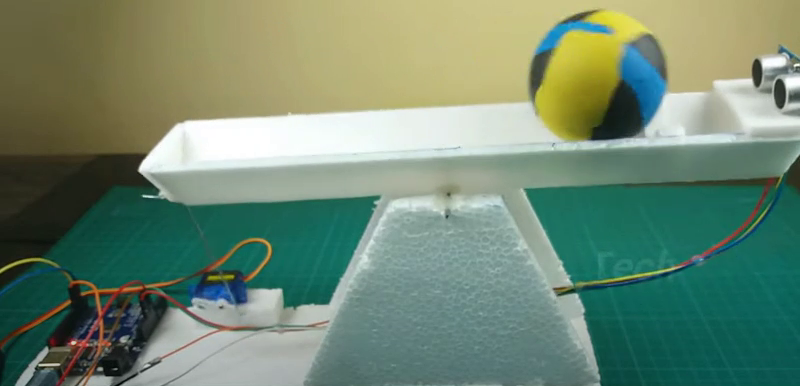
#> input picture frame 32 of PID ball balance.mp4, 800 x 386 px
$ python graph.py
#> lines starting #> are read from the running program, lines starting #| are printed output that depends on the picture; after the words box and inside, x2 and y2 are one past the last pixel; in counts of white or black regions, pixels touching at a corner belong together
import cv2
import numpy as np
import matplotlib.pyplot as plt
from scipy.signal import savgol_filter

# Load the video
video_path = "/mnt/data/PID ball balance.mp4"
cap = cv2.VideoCapture(video_path)

# Check if the video opened successfully
if not cap.isOpened():
    raise ValueError("Error opening video file")

# Parameters for ball detection (may need adjustments)
lower_hsv = np.array([0, 100, 100])  # Adjust based on ball color
upper_hsv = np.array([10, 255, 255])

positions = []  # To store (x, y) positions of the ball
frame_count = 0

while True:
    ret, frame = cap.read()
#> frame is the input picture: shape (386, 800, 3); mean B, G, R 113.5, 135.6, 111.5
    if not ret:
        break  # End of video

    frame_count += 1

    # Convert frame to HSV for better color detection
    hsv = cv2.cvtColor(frame, cv2.COLOR_BGR2HSV)
#> hsv: shape (386, 800, 3); mean H, S, V 61.1, 102.4, 139

    # Create a mask to detect the ball based on color
    mask = cv2.inRange(hsv, lower_hsv, upper_hsv)
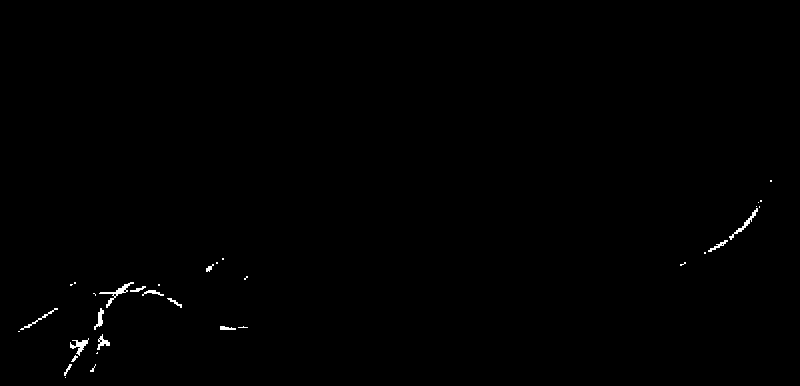
#> mask: shape (386, 800); 0.36% white in thin lines or dots, all inside (x1, y1, x2, y2) = (18, 180, 772, 378)

    # Find contours
    contours, _ = cv2.findContours(mask, cv2.RETR_EXTERNAL, cv2.CHAIN_APPROX_SIMPLE)
#> contours = 33 contours, 22 with area under 20; largest, box (x1, y1, x2, y2) and area: (99, 282, 134, 308) 115, (70, 338, 89, 356) 89, (729, 208, 758, 240) 82, (94, 308, 104, 330) 64, (97, 334, 110, 350) 62

    if contours:
        # Assume the largest contour is the ball
        c = max(contours, key=cv2.contourArea)
#> c = contour of 68 points, box (x1, y1, x2, y2) (99, 282, 134, 308), area 115
        M = cv2.moments(c)
#> M = moments, m00 115, centre m10/m00, m01/m00 = (117.3, 292.2)

        if M["m00"] != 0:
            cx = int(M["m10"] / M["m00"])
#> cx = 117
            cy = int(M["m01"] / M["m00"])
#> cy = 292
            positions.append((frame_count, cx, cy))

cap.release()

# Convert data to numpy array for plotting
positions = np.array(positions)
frame_indices, x_positions, y_positions = positions.T

# Apply a smoothing filter (Savitzky-Golay) for local linearization of y_positions
smoothed_y = savgol_filter(y_positions, window_length=11, polyorder=2)  # Adjust window as needed

# Plot the refined trajectory
plt.figure(figsize=(8, 5))
plt.plot(frame_indices, smoothed_y, label="Posição Y (suavizada)", color='r')
plt.xlabel("Quadro")
plt.ylabel("Posição Y (pixels)")
plt.title("Trajetória da Bola ao Longo do Tempo")
plt.legend()
plt.grid()
plt.show()

$ run again, starting later in the video
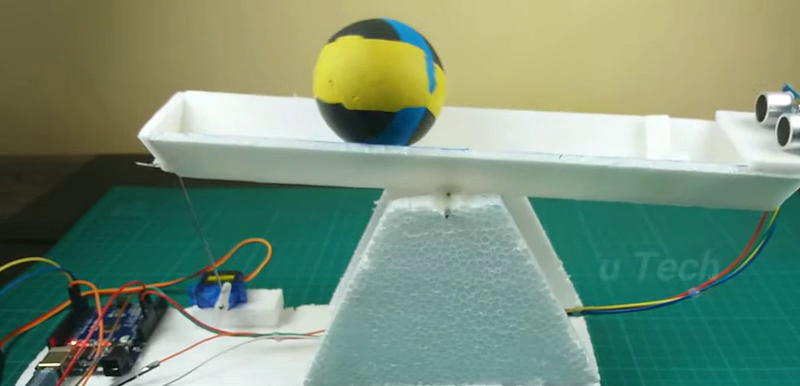
#> input picture frame 144 of PID ball balance.mp4, 800 x 386 px
#> frame is the input picture: shape (386, 800, 3); mean B, G, R 119.9, 143.3, 118.1
#> hsv: shape (386, 800, 3); mean H, S, V 60.7, 101.5, 146.8
#> `mask = cv2.inRange(hsv, lower_hsv, upper_hsv)`:
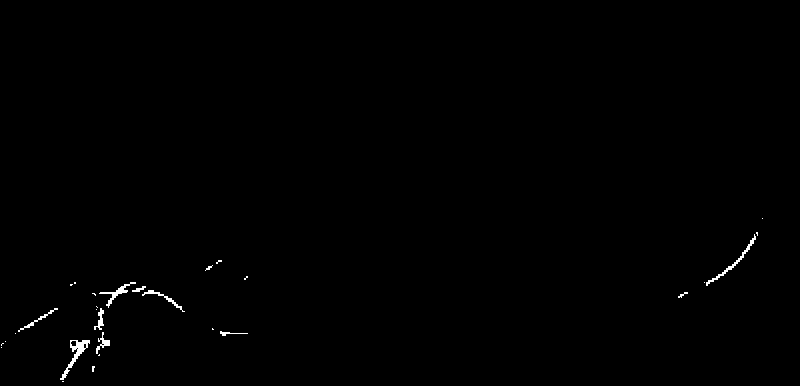
#> mask: shape (386, 800); 0.42% white; 29 white regions (19 under 20 px)
#> contours = 29 contours, 21 with area under 20; largest, box (x1, y1, x2, y2) and area: (60, 340, 90, 380) 246, (706, 234, 756, 286) 128, (99, 282, 136, 308) 115, (142, 290, 185, 312) 74, (96, 332, 110, 354) 62, (94, 308, 104, 330) 60, (18, 308, 58, 332) 52, (132, 286, 146, 292) 23
#> c = contour of 83 points, box (x1, y1, x2, y2) (60, 340, 90, 380), area 246
#> M = moments, m00 246, centre m10/m00, m01/m00 = (75.87, 351.8)
#> cx = 75
#> cy = 351

$ run again, starting later in the video
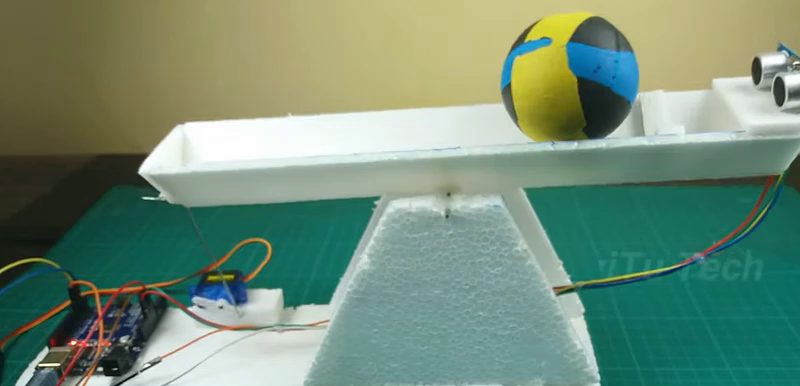
#> input picture frame 256 of PID ball balance.mp4, 800 x 386 px
#> frame is the input picture: shape (386, 800, 3); mean B, G, R 119.3, 141.1, 114
#> hsv: shape (386, 800, 3); mean H, S, V 61.7, 102.6, 144.5
#> `mask = cv2.inRange(hsv, lower_hsv, upper_hsv)`:
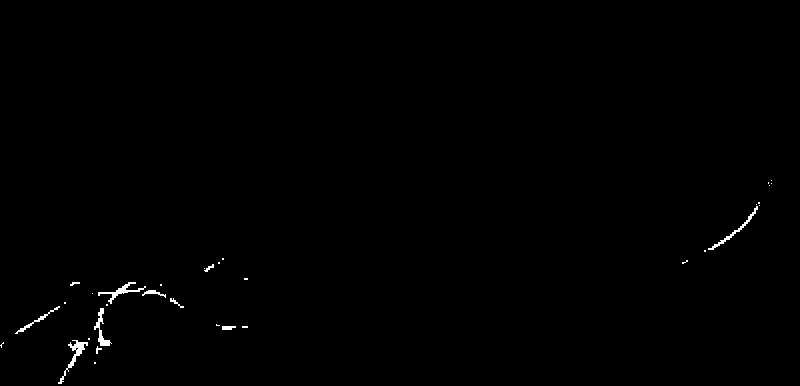
#> mask: shape (386, 800); 0.43% white; 33 white regions (22 under 20 px)
#> contours = 33 contours, 26 with area under 20; largest, box (x1, y1, x2, y2) and area: (58, 340, 88, 384) 174, (94, 308, 112, 346) 143, (98, 282, 146, 304) 142, (708, 206, 758, 250) 122, (15, 306, 60, 334) 72, (142, 290, 166, 298) 44, (222, 326, 236, 330) 32
#> c = contour of 102 points, box (x1, y1, x2, y2) (58, 340, 88, 384), area 174
#> M = moments, m00 173.5, centre m10/m00, m01/m00 = (74.93, 353.5)
#> cx = 74
#> cy = 353
